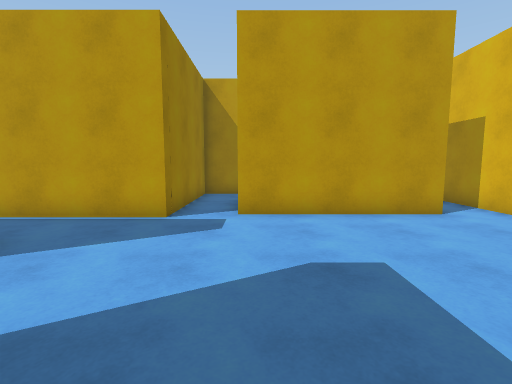
view 1 (above)

24 first-person views from a walk through a scene from a Unity 3-D project. The camera is 1.4 m above the floor, tilts 6° down and sees 85° across. The floor is counted in squares, 1 m on a side. Each view is taken from the middle of a square. On the plan, view 1 faces up. The plan holds only what a view shows up to about 14 squares ahead; the rest is blank. The player character is not drawn.

view 2
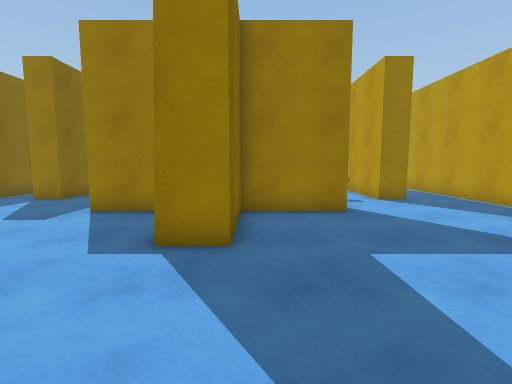

view 3
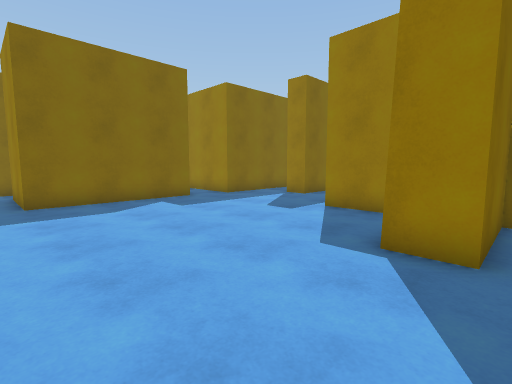

view 4
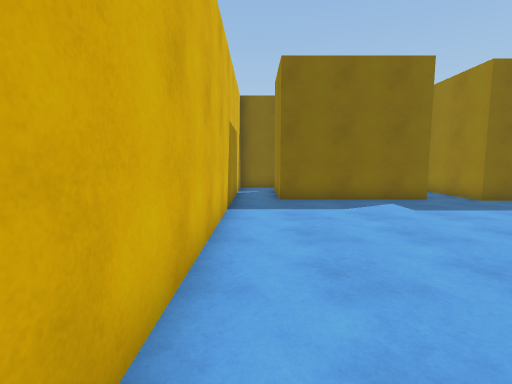

view 5
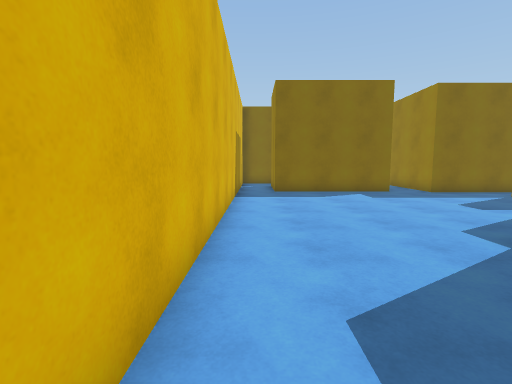

view 6
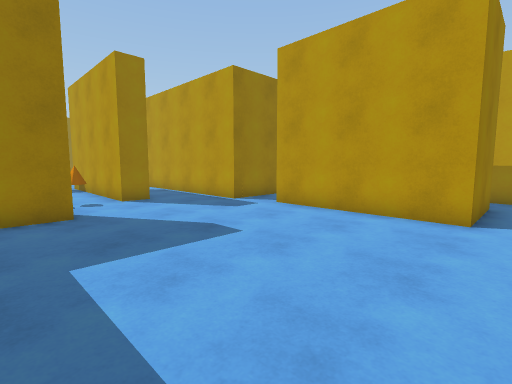

view 7
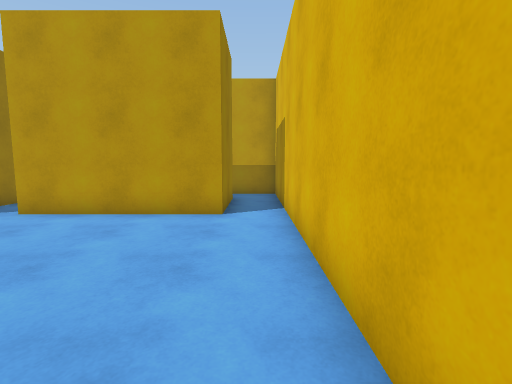

view 8
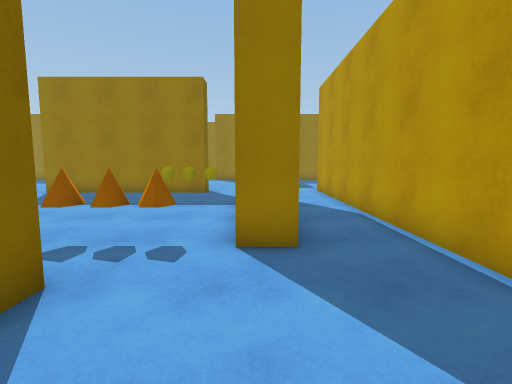

view 9
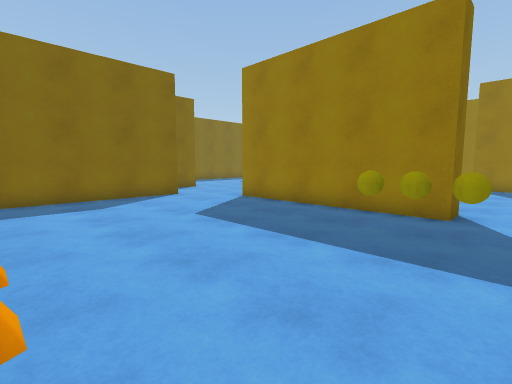

view 10
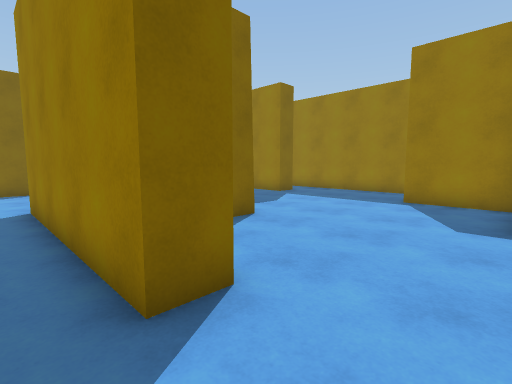

view 11
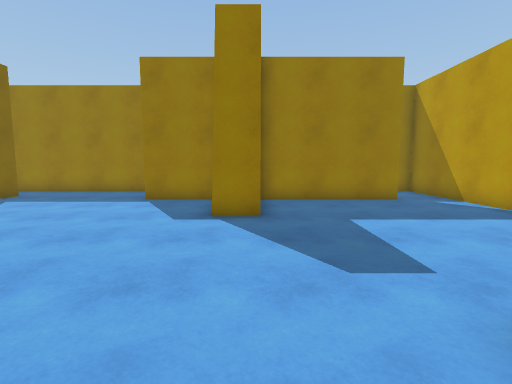

view 12
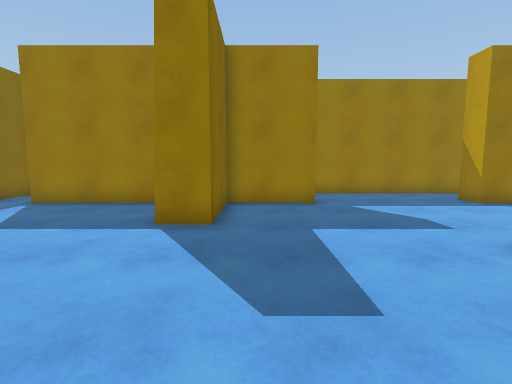

view 13
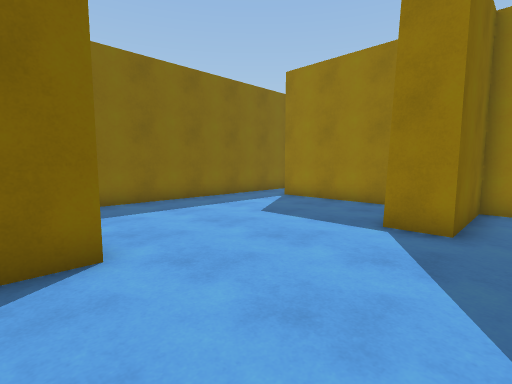

view 14
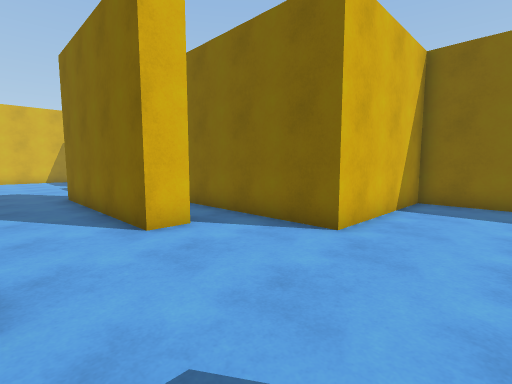

view 15
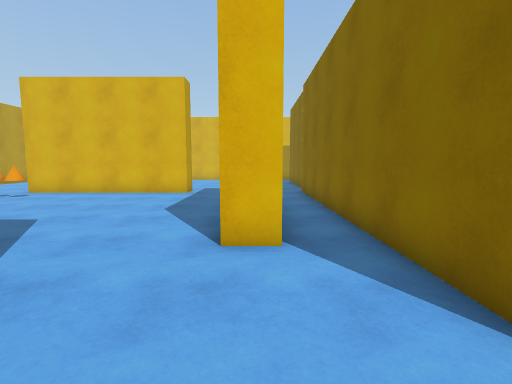

view 16
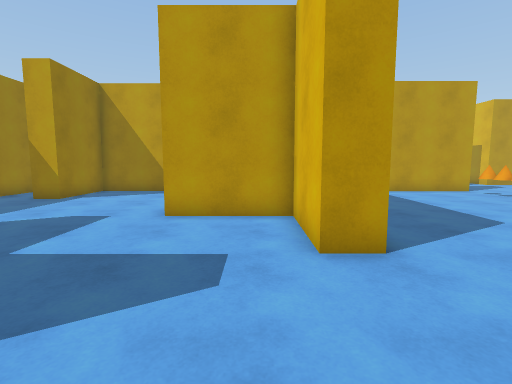

view 17
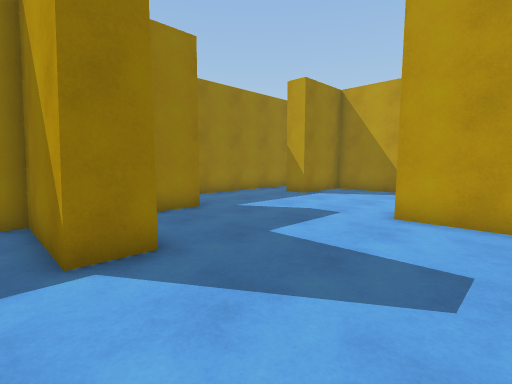

view 18
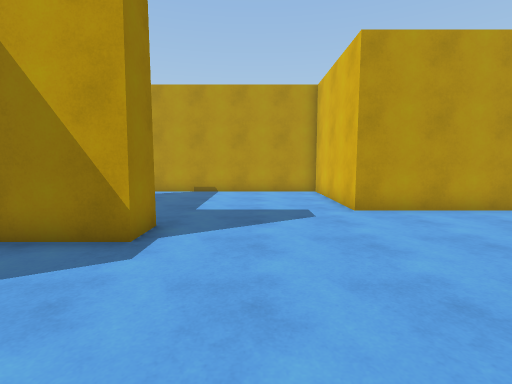

view 19
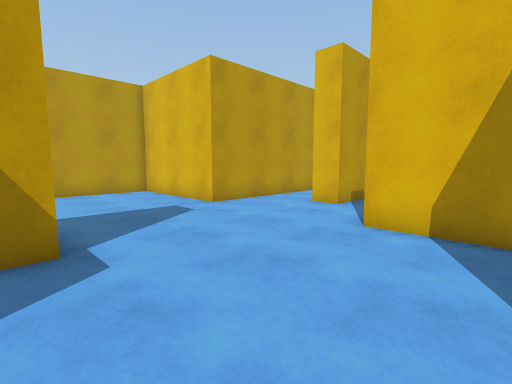

view 20
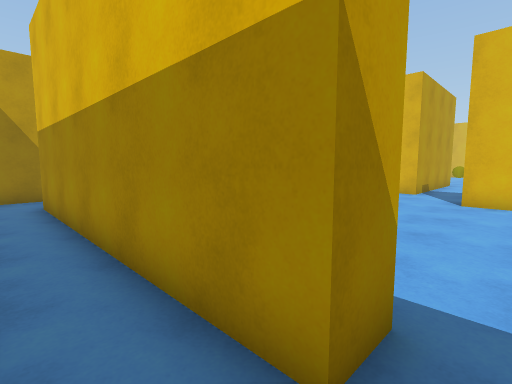

view 21
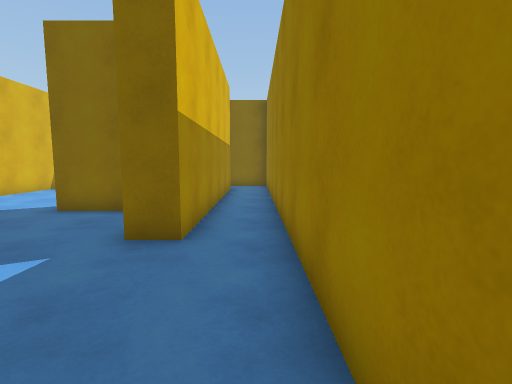

view 22
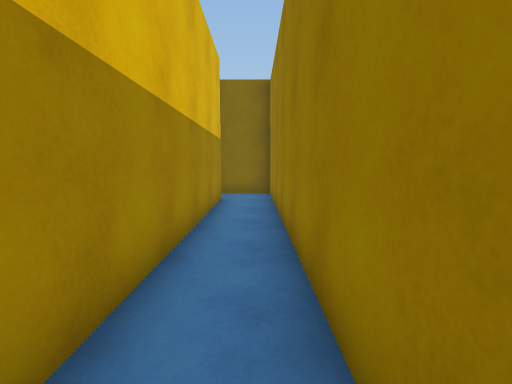

view 23
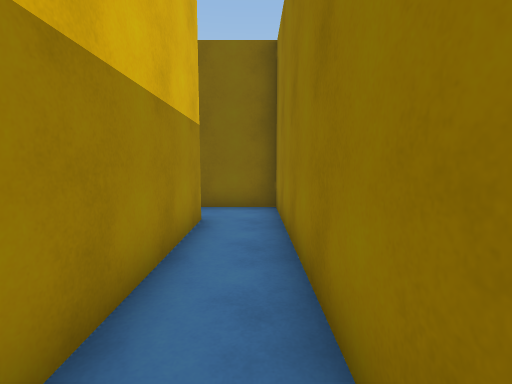

view 24
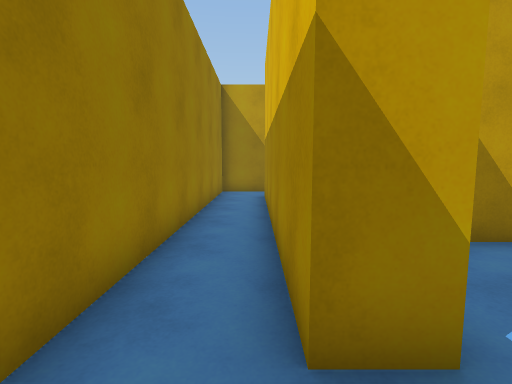

### Floor plan
Ten units are one square. View 1 is at (0, 0); x grows to the right and y downward. Boxes are objects, and circles mark ways between rooms. Rooms are numbered by the first view taken in them; rooms with no view inside come last. Other rooms are left out.
<svg viewBox="-261 -130 335 302">
<path fill="none" stroke="#000" d="M-20 39 -20 58 -30 58M-20 -18 -20 14 14 14 14 28M-30 -16 -25 -16M-45 84 -45 95M-45 -48 -45 -37 -55 -37M-5 115 51 115 51 150M51 -75 -5 -75M-23 -71 -115 -71M69 149 69 -75M-115 112 -23 112 -23 146M-175 14 -166 14M-140 9 -140 -16 -130 -16M-130 58 -140 58 -140 27 -175 27M-192 -51 -192 -39 -226 -39 -226 -8 -236 -8 -236 -105M-114 -37 -114 -48M-114 95 -114 84M-115 -71 -140 -71 -140 -125 -256 -125 -256 167 -142 167 -142 112 -115 112M-226 -105 -226 -51M-236 149 -236 50 -226 50 -226 80 -192 80 -192 92 -226 92 -226 149M-30 58 -30 -16M-114 84 -45 84M-130 -16 -130 58M-55 -37 -114 -37"/>
<rect x="-115" y="-15" width="10" height="10" fill="#bbb"><title>other object</title></rect>
<rect x="-115" y="-25" width="10" height="10" fill="#bbb"><title>other object</title></rect>
<rect x="-105" y="-25" width="10" height="10" fill="#bbb"><title>other object</title></rect>
<circle cx="-110" cy="-60" r="3" fill="#2a7"/>
<circle cx="-110" cy="100" r="3" fill="#2a7"/>
<circle cx="-35" cy="75" r="3" fill="#2a7"/>
<circle cx="-40" cy="-27" r="3" fill="#2a7"/>
<circle cx="-120" cy="-25" r="3" fill="#2a7"/>
<circle cx="-120" cy="73" r="3" fill="#2a7"/>
<text x="20" y="20">1</text>
<text x="-190" y="20">2</text>
<text x="-80" y="30">3</text>
</svg>
Room 1 opens to room 2. Room 1 opens to room 3. Room 2 opens to room 3.

Where each view was taken, in squares from view 1:
view 1: 0 up, 0 right, facing up
view 2: 1 down, 6 right, facing left
view 3: 1 down, 6 right, facing down-left
view 4: 1 down, 6 right, facing down
view 5: 2 up, 6 right, facing down
view 6: 0 up, 6 right, facing up-left
view 7: 0 up, 6 right, facing up
view 8: 4 up, 0 right, facing left
view 9: 3 up, 5 left, facing down-left
view 10: 4 up, 12 left, facing down-left
view 11: 5 up, 12 left, facing left
view 12: 7 down, 13 left, facing left
view 13: 7 down, 13 left, facing down-left
view 14: 6 down, 17 left, facing down-right
view 15: 9 down, 16 left, facing right
view 16: 10 down, 15 left, facing up
view 17: 10 down, 15 left, facing up-left
view 18: 1 down, 17 left, facing up
view 19: 1 down, 20 left, facing up-right
view 20: 0 up, 25 left, facing up-right
view 21: 0 up, 25 left, facing down
view 22: 4 down, 25 left, facing down
view 23: 8 down, 25 left, facing down
view 24: 1 down, 24 left, facing up
